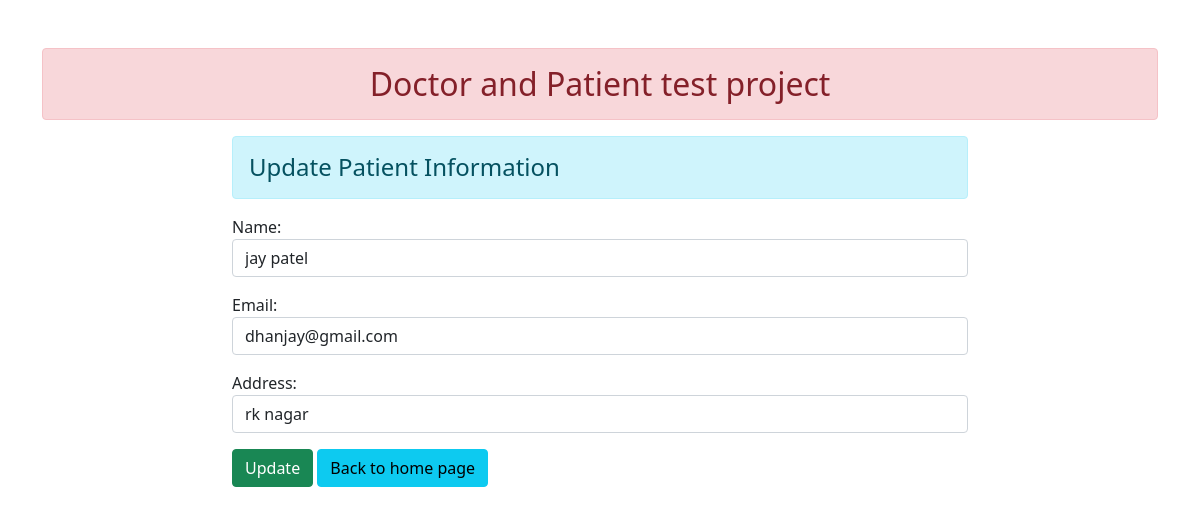
Page /4/ on the committed database.
### patient/models.py (models this page shows)
class User(models.Model):
	name =  models.CharField(max_length=50)
	email = models.EmailField(max_length=100)
	address = models.CharField(max_length=50)

### patient/views.py (the view, shortened to what this page needs)
# urls.py: path('<int:id>/', views.UserUpdateView.as_view(), name="updatedata"),
class UserUpdateView(View):
	def get(self, request, id):
	  pi = User.objects.get(pk=id)
	  fm = PatientRegistration(instance=pi)
	  return render(request, 'patient/updatepatient.html', {'form':fm})

### patient/forms.py
class PatientRegistration(forms.ModelForm):
	class Meta:
		model = User
		fields = ['name', 'email', 'address']
		widgets = {
		'name': forms.TextInput(attrs={'class':'form-control'}),
		'email': forms.EmailInput(attrs={'class':'form-control'}),
		'address': forms.TextInput(attrs={'class':'form-control'}),
		}

### patient/templates/patient/updatepatient.html (shortened to what this page needs)
{% extends 'patient/base.html' %}
{% block content %}
<div class="row">
	<div class="col-sm-8 offset-2">
		<h4 class="alert alert-info">Update Patient Information</h4>
		<form action="" method="POST">
			{{form.as_p}}
			<input type="submit" class="btn btn-success" value="Update">
			<a href="{% url 'addandshow' %}" class="btn btn-info">Back to home page</a>
		</form>
	</div>
</div>
{% endblock content %}

### rows in the picture
User: name "jay patel", email "dhanjay@gmail.com", address "rk nagar"
